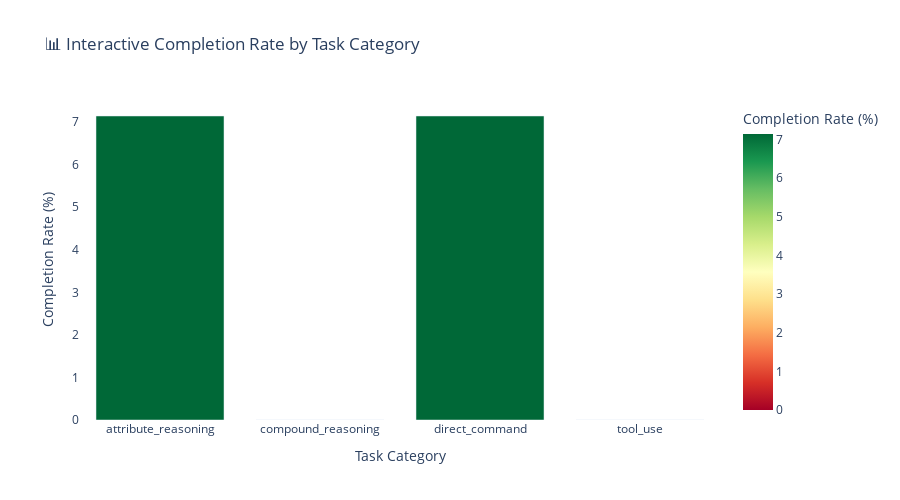
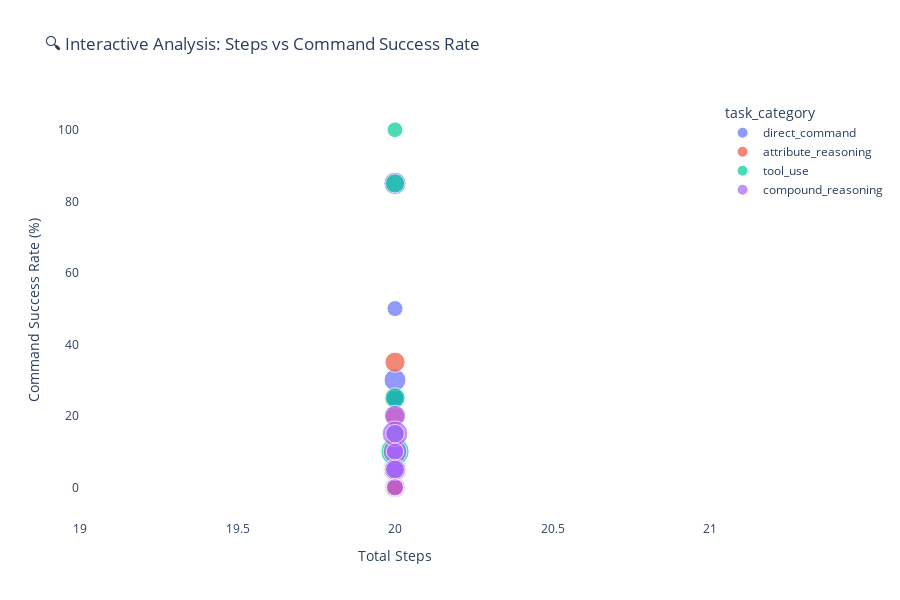
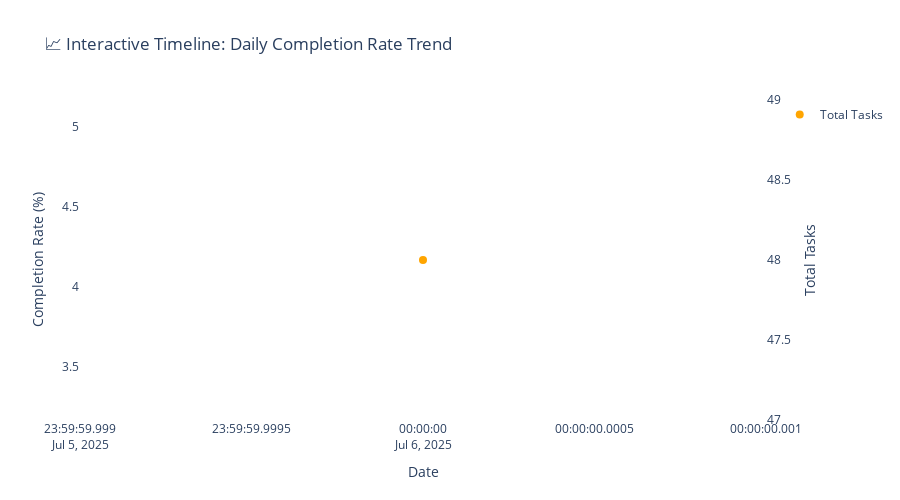

These figures' notebook cell, in order:
### Markdown cell above
## 🎨 Interactive Visualizations with Plotly

### Code cell
def create_interactive_dashboard(df):
    """
    Create interactive visualizations using Plotly
    """
    print("\n" + "="*60)
    print("🎨 INTERACTIVE VISUALIZATIONS")
    print("="*60)
    
    # 1. Interactive Completion Rate by Category
    category_completion = df.groupby('task_category')['subtask_completed'].agg(['count', 'sum', 'mean']).reset_index()
    category_completion['completion_rate'] = category_completion['mean'] * 100
    
    fig1 = px.bar(category_completion, x='task_category', y='completion_rate',
                  title='📊 Interactive Completion Rate by Task Category',
                  labels={'completion_rate': 'Completion Rate (%)', 'task_category': 'Task Category'},
                  color='completion_rate',
                  color_continuous_scale='RdYlGn',
                  hover_data={'count': True, 'sum': True})
    fig1.update_layout(height=500, showlegend=False, 
                       font=dict(size=12),
                       plot_bgcolor='white',
                       paper_bgcolor='white')
    fig1.show()
    
    # 2. Interactive Scatter Plot: Steps vs Success Rate
    fig2 = px.scatter(df, x='total_steps', y='command_success_rate_numeric',
                      color='task_category', size='duration_seconds',
                      hover_data=['scenario_id', 'agent_type', 'subtask_completed'],
                      title='🔍 Interactive Analysis: Steps vs Command Success Rate',
                      labels={'command_success_rate_numeric': 'Command Success Rate (%)',
                             'total_steps': 'Total Steps'})
    fig2.update_layout(height=600,
                       font=dict(size=12),
                       plot_bgcolor='white',
                       paper_bgcolor='white')
    fig2.show()
    
    # 3. Interactive Heatmap: Category vs Agent Type
    if len(df['agent_type'].unique()) > 1:
        cross_completion = pd.crosstab(df['task_category'], df['agent_type'], 
                                      values=df['subtask_completed'], aggfunc='mean') * 100
        
        fig3 = px.imshow(cross_completion.values,
                         x=cross_completion.columns,
                         y=cross_completion.index,
                         color_continuous_scale='RdYlGn',
                         title='🔄 Interactive Cross-Analysis: Category vs Agent Type',
                         labels=dict(x="Agent Type", y="Task Category", color="Completion Rate (%)"))
        fig3.update_layout(height=500,
                           font=dict(size=12),
                           plot_bgcolor='white',
                           paper_bgcolor='white')
        fig3.show()
    
    # 4. Interactive Timeline Analysis
    df_timeline = df.copy()
    df_timeline['date'] = df_timeline['timestamp'].dt.date
    timeline_stats = df_timeline.groupby('date').agg({
        'subtask_completed': ['count', 'sum', 'mean']
    }).reset_index()
    timeline_stats.columns = ['date', 'total_tasks', 'completed_tasks', 'completion_rate']
    timeline_stats['completion_rate'] = timeline_stats['completion_rate'] * 100
    
    fig4 = px.line(timeline_stats, x='date', y='completion_rate',
                   title='📈 Interactive Timeline: Daily Completion Rate Trend',
                   labels={'completion_rate': 'Completion Rate (%)', 'date': 'Date'},
                   markers=True)
    fig4.add_scatter(x=timeline_stats['date'], y=timeline_stats['total_tasks'],
                     mode='markers', name='Total Tasks', yaxis='y2',
                     marker=dict(size=8, color='orange'))
    fig4.update_layout(height=500,
                       font=dict(size=12),
                       plot_bgcolor='white',
                       paper_bgcolor='white',
                       yaxis2=dict(title='Total Tasks', overlaying='y', side='right'))
    fig4.show()
    
    print("✅ Interactive visualizations generated successfully!")
    print("💡 Hover over data points for detailed information")
    print("🔍 Use zoom, pan, and selection tools for detailed exploration")

# Generate interactive visualizations
create_interactive_dashboard(df)

### Figure 1 — Plotly figure (JSON) as saved in the notebook; plotly's stock layout.template omitted (floating-point values rounded to 4 significant figures)
{"data": [{"customdata": [[14, 1], [10, 0], [14, 1], [10, 0]], "hovertemplate": "Task Category=%{x}<br>Completion Rate (%)=%{marker.color}<br>count=%{customdata[0]}<br>sum=%{customdata[1]}<extra></extra>", "legendgroup": "", "marker": {"color": [7.143, 0.0, 7.143, 0.0], "coloraxis": "coloraxis", "pattern": {"shape": ""}}, "name": "", "orientation": "v", "showlegend": false, "textposition": "auto", "type": "bar", "x": ["attribute_reasoning", "compound_reasoning", "direct_command", "tool_use"], "xaxis": "x", "y": [7.143, 0.0, 7.143, 0.0], "yaxis": "y"}], "layout": {"barmode": "relative", "coloraxis": {"colorbar": {"title": {"text": "Completion Rate (%)"}}, "colorscale": [[0, "rgb(165,0,38)"], [0.1, "rgb(215,48,39)"], [0.2, "rgb(244,109,67)"], [0.3, "rgb(253,174,97)"], [0.4, "rgb(254,224,139)"], [0.5, "rgb(255,255,191)"], [0.6, "rgb(217,239,139)"], [0.7, "rgb(166,217,106)"], [0.8, "rgb(102,189,99)"], [0.9, "rgb(26,152,80)"], [1, "rgb(0,104,55)"]]}, "font": {"size": 12}, "height": 500, "legend": {"tracegroupgap": 0}, "paper_bgcolor": "white", "plot_bgcolor": "white", "showlegend": false, "title": {"text": "📊 Interactive Completion Rate by Task Category"}, "xaxis": {"anchor": "y", "domain": [0, 1], "title": {"text": "Task Category"}}, "yaxis": {"anchor": "x", "domain": [0, 1], "title": {"text": "Completion Rate (%)"}}}}

### Figure 2 — Plotly figure (JSON) as saved in the notebook; plotly's stock layout.template omitted (floating-point values rounded to 4 significant figures)
{"data": [{"customdata": [["00004_subtask_000", "single_agent", false], ["00006_subtask_000", "single_agent", false], ["00005_subtask_000", "single_agent", false], ["00001_subtask_000", "single_agent", false], ["00003_subtask_000", "single_agent", false], ["00001_subtask_001", "single_agent", false], ["00005_subtask_001", "single_agent", false], ["00003_subtask_001", "single_agent", false], ["00006_subtask_001", "single_agent", false], ["00004_subtask_001", "single_agent", false], ["00008_subtask_000", "single_agent", false], ["00010_subtask_000", "single_agent", false], ["00010_subtask_001", "single_agent", true], ["00008_subtask_001", "single_agent", false]], "hovertemplate": "task_category=direct_command<br>Total Steps=%{x}<br>Command Success Rate (%)=%{y}<br>duration_seconds=%{marker.size}<br>scenario_id=%{customdata[0]}<br>agent_type=%{customdata[1]}<br>subtask_completed=%{customdata[2]}<extra></extra>", "legendgroup": "direct_command", "marker": {"color": "#636efa", "size": [31.35, 32.17, 35.36, 37.9, 39.7, 22.24, 28.93, 26.82, 38.77, 41.92, 42.96, 47.75, 27.89, 40.58], "sizemode": "area", "sizeref": 0.1741, "symbol": "circle"}, "mode": "markers", "name": "direct_command", "orientation": "v", "showlegend": true, "type": "scatter", "x": [20, 20, 20, 20, 20, 20, 20, 20, 20, 20, 20, 20, 20, 20], "xaxis": "x", "y": [10.0, 5.0, 5.0, 0.0, 10.0, 50.0, 25.0, 25.0, 5.0, 30.0, 85.0, 5.0, 5.0, 5.0], "yaxis": "y"}, {"customdata": [["00003_subtask_002", "single_agent", false], ["00006_subtask_002", "single_agent", false], ["00005_subtask_002", "single_agent", false], ["00004_subtask_002", "single_agent", false], ["00001_subtask_002", "single_agent", false], ["00003_subtask_003", "single_agent", false], ["00005_subtask_003", "single_agent", false], ["00001_subtask_003", "single_agent", false], ["00004_subtask_003", "single_agent", false], ["00006_subtask_003", "single_agent", false], ["00008_subtask_002", "single_agent", false], ["00010_subtask_002", "single_agent", true], ["00008_subtask_003", "single_agent", false], ["00010_subtask_003", "single_agent", false]], "hovertemplate": "task_category=attribute_reasoning<br>Total Steps=%{x}<br>Command Success Rate (%)=%{y}<br>duration_seconds=%{marker.size}<br>scenario_id=%{customdata[0]}<br>agent_type=%{customdata[1]}<br>subtask_completed=%{customdata[2]}<extra></extra>", "legendgroup": "attribute_reasoning", "marker": {"color": "#EF553B", "size": [28.67, 28.69, 35.38, 31.65, 49.39, 26.57, 25.43, 22.77, 32.59, 47.09, 31.66, 39.41, 22.43, 42.04], "sizemode": "area", "sizeref": 0.1741, "symbol": "circle"}, "mode": "markers", "name": "attribute_reasoning", "orientation": "v", "showlegend": true, "type": "scatter", "x": [20, 20, 20, 20, 20, 20, 20, 20, 20, 20, 20, 20, 20, 20], "xaxis": "x", "y": [5.0, 10.0, 35.0, 0.0, 5.0, 0.0, 10.0, 0.0, 5.0, 10.0, 20.0, 5.0, 5.0, 5.0], "yaxis": "y"}, {"customdata": [["00003_subtask_004", "single_agent", false], ["00005_subtask_004", "single_agent", false], ["00001_subtask_004", "single_agent", false], ["00006_subtask_004", "single_agent", false], ["00004_subtask_004", "single_agent", false], ["00006_subtask_005", "single_agent", false], ["00004_subtask_005", "single_agent", false], ["00008_subtask_004", "single_agent", false], ["00008_subtask_005", "single_agent", false], ["00010_subtask_004", "single_agent", false]], "hovertemplate": "task_category=tool_use<br>Total Steps=%{x}<br>Command Success Rate (%)=%{y}<br>duration_seconds=%{marker.size}<br>scenario_id=%{customdata[0]}<br>agent_type=%{customdata[1]}<br>subtask_completed=%{customdata[2]}<extra></extra>", "legendgroup": "tool_use", "marker": {"color": "#00cc96", "size": [36.36, 35.3, 29.56, 41.68, 69.66, 29.3, 36.78, 28.4, 21.54, 31.81], "sizemode": "area", "sizeref": 0.1741, "symbol": "circle"}, "mode": "markers", "name": "tool_use", "orientation": "v", "showlegend": true, "type": "scatter", "x": [20, 20, 20, 20, 20, 20, 20, 20, 20, 20], "xaxis": "x", "y": [25.0, 10.0, 15.0, 5.0, 10.0, 10.0, 5.0, 15.0, 100.0, 85.0], "yaxis": "y"}, {"customdata": [["00003_subtask_005", "single_agent", false], ["00001_subtask_005", "single_agent", false], ["00005_subtask_005", "single_agent", false], ["00005_subtask_006", "single_agent", false], ["00006_subtask_006", "single_agent", false], ["00004_subtask_006", "single_agent", false], ["00006_subtask_007", "single_agent", false], ["00008_subtask_006", "single_agent", false], ["00010_subtask_005", "single_agent", false], ["00008_subtask_007", "single_agent", false]], "hovertemplate": "task_category=compound_reasoning<br>Total Steps=%{x}<br>Command Success Rate (%)=%{y}<br>duration_seconds=%{marker.size}<br>scenario_id=%{customdata[0]}<br>agent_type=%{customdata[1]}<br>subtask_completed=%{customdata[2]}<extra></extra>", "legendgroup": "compound_reasoning", "marker": {"color": "#ab63fa", "size": [31.95, 29.76, 39.47, 48.62, 57.45, 40.72, 25.92, 30.49, 30.73, 25.88], "sizemode": "area", "sizeref": 0.1741, "symbol": "circle"}, "mode": "markers", "name": "compound_reasoning", "orientation": "v", "showlegend": true, "type": "scatter", "x": [20, 20, 20, 20, 20, 20, 20, 20, 20, 20], "xaxis": "x", "y": [5.0, 10.0, 20.0, 10.0, 15.0, 5.0, 10.0, 15.0, 5.0, 0.0], "yaxis": "y"}], "layout": {"font": {"size": 12}, "height": 600, "legend": {"itemsizing": "constant", "title": {"text": "task_category"}, "tracegroupgap": 0}, "paper_bgcolor": "white", "plot_bgcolor": "white", "title": {"text": "🔍 Interactive Analysis: Steps vs Command Success Rate"}, "xaxis": {"anchor": "y", "domain": [0, 1], "title": {"text": "Total Steps"}}, "yaxis": {"anchor": "x", "domain": [0, 1], "title": {"text": "Command Success Rate (%)"}}}}

### Figure 3 — Plotly figure (JSON) as saved in the notebook; plotly's stock layout.template omitted (floating-point values rounded to 4 significant figures)
{"data": [{"hovertemplate": "Date=%{x}<br>Completion Rate (%)=%{y}<extra></extra>", "legendgroup": "", "line": {"color": "#636efa", "dash": "solid"}, "marker": {"symbol": "circle"}, "mode": "lines+markers", "name": "", "orientation": "v", "showlegend": false, "type": "scatter", "x": ["2025-07-06"], "xaxis": "x", "y": [4.167], "yaxis": "y"}, {"marker": {"color": "orange", "size": 8}, "mode": "markers", "name": "Total Tasks", "type": "scatter", "x": ["2025-07-06"], "y": [48], "yaxis": "y2"}], "layout": {"font": {"size": 12}, "height": 500, "legend": {"tracegroupgap": 0}, "paper_bgcolor": "white", "plot_bgcolor": "white", "title": {"text": "📈 Interactive Timeline: Daily Completion Rate Trend"}, "xaxis": {"anchor": "y", "domain": [0, 1], "title": {"text": "Date"}}, "yaxis": {"anchor": "x", "domain": [0, 1], "title": {"text": "Completion Rate (%)"}}, "yaxis2": {"overlaying": "y", "side": "right", "title": {"text": "Total Tasks"}}}}
